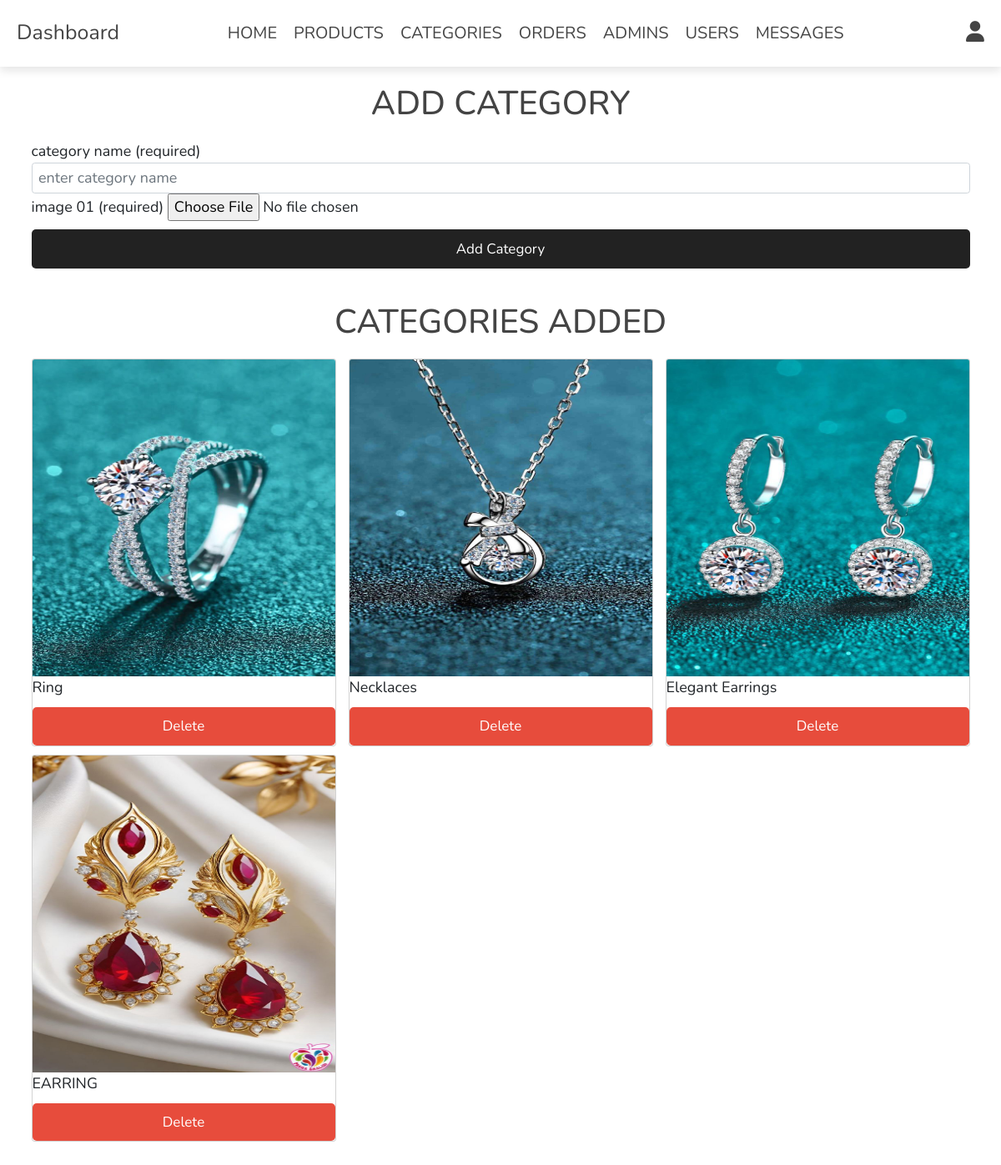
The app's page /admin/categories.php (signed in) with its own data.
### tables this page shows
CREATE TABLE `categories` (
  `id` int(11) NOT NULL,
  `name` varchar(300) NOT NULL,
  `file` varchar(300) NOT NULL
);

### admin/categories.php (the view, shortened to what this page needs)
<?php
include '../components/connect.php';
?>
<!DOCTYPE html>
<html lang="en">
<head>
   <link rel="stylesheet" href="https://cdnjs.cloudflare.com/ajax/libs/font-awesome/6.1.1/css/all.min.css">
    <link href="https://cdn.jsdelivr.net/npm/bootstrap@5.2.2/dist/css/bootstrap.min.css" rel="stylesheet">
   <link rel="stylesheet" href="../css/admin_style.css">
</head>
<body>
<?php include '../components/admin_header.php'; ?>
<section class="add-categories container">
   <h1 class="heading">add category</h1>
   <form action="" method="post" enctype="multipart/form-data">
      <div class="flex">
         <div class="inputBox">
            <label >category name (required)</label>
            <input type="text" class="form-control" required maxlength="100" placeholder="enter category name" name="name">
         </div>
        <div class="inputBox">
            <span>image 01 (required)</span>
            <input type="file" name="image_01" accept="image/jpg, image/jpeg, image/png, image/webp" class="box" required>
        </div>
      </div>
      <input type="submit" value="add category" class="btn" name="add_category">
   </form>
</section>
<section class="show-categories container">
   <h1 class="heading">categories added</h1>
   <div class="box-container">
      <div class="row">
   <?php
      $select_categories = $conn->prepare("SELECT * FROM `categories`");
      $select_categories->execute();
      if($select_categories->rowCount() > 0){
         while($fetch_categories = $select_categories->fetch(PDO::FETCH_ASSOC)){
   ?>
        <div class="col-md-4">
            <div class="card mb-3" >
                <img class="card-img-top" src="../uploaded_cat/<?php echo $fetch_categories['file']; ?>" height="380" alt="Card image cap">
                <?= $fetch_categories['name']; ?>
         <a href="categories.php?delete=<?= $fetch_categories['id']; ?>" class="delete-btn" onclick="return confirm('delete this category?');">delete</a>
            </div>
        </div>
   <?php
         }
      }else{
         echo '<p class="empty">no categories added yet!</p>';
      }
   ?>
    </div>
   </div>
</section>
</body>
</html>

### components/admin_header.php (shortened to what this page needs)
<header class="header">
   <section class="flex">
      <a href="../admin/home.php" class="logo">Dashboard</a>
      <nav class="navbar">
         <a href="../admin/home.php">HOME</a>
         <a href="../admin/products.php">PRODUCTS</a>
         <a href="../admin/categories.php">CATEGORIES</a>
         <a href="../admin/placed_orders.php">ORDERS</a>
         <a href="../admin/admin_accounts.php">ADMINS </a>
         <a href="../admin/users_accounts.php">USERS</a>
         <a href="../admin/messages.php">MESSAGES</a>
      </nav>
      <div class="icons">
         <div id="user-btn" class="fas fa-user"></div>
      </div>
   </section>
</header>

### css/admin_style.css (style rules this page uses)
:root { --main-color:#222; --orange:#222; --red:#e74c3c; --black:#444; --white:#fff; --light-color:#777; --light-bg:#fff; --border:.0rem solid var(--black); --box-shadow:0 .5rem 1rem rgba(0,0,0,.1); }
.container { font-size: 18px; }
.form-control { font-size: 18px; }
* { font-family: 'Nunito', sans-serif; margin:0; padding:0; box-sizing: border-box; outline: none; border:none; text-decoration: none; font-size: 18px; }
html { font-size: 62.5%; overflow-x: hidden; }
body { background-color: var(--light-bg); }
section { padding:2rem; margin:0 auto; }
a { text-decoration: none; }
.heading { font-size: 4rem; color:var(--black); margin-bottom: 2rem; text-align: center; text-transform: uppercase; }
.btn, .delete-btn, .option-btn { display: block; width: 100%; margin-top: 1rem; border-radius: .5rem; padding:1rem 3rem; font-size: 1.7rem; text-transform: capitalize; color:var(--white); cursor: pointer; text-align: center; }
.btn { background-color: var(--main-color); }
.delete-btn { background-color: var(--red); }
.header { position: sticky; top:0; left:0; right:0; background-color: var(--white); box-shadow: var(--box-shadow); z-index: 1000; }
.header .flex { display: flex; align-items: center; justify-content: space-between; position: relative; }
.header .flex .logo { font-size: 2.5rem; color:var(--black); }
.header .flex .navbar a { margin:0 1rem; font-size: 2rem; color:var(--black); }
.header .flex .icons div { margin-left: 1.7rem; font-size: 2.5rem; cursor: pointer; color:var(--black); }

### records on screen
categories: file (picture), name "Ring"
categories: file (picture), name "Necklaces"
categories: file (picture), name "Elegant Earrings"
categories: file (picture), name "EARRING"
